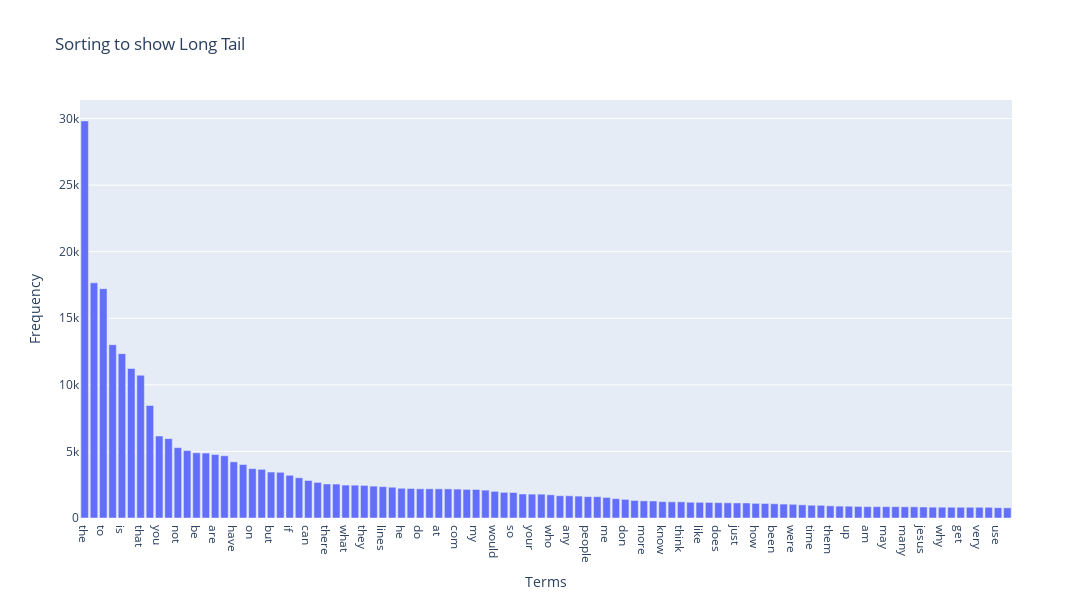

The notebook cell saved with this chart:
### Markdown cell above
### >>> **Exercise 14 (take home):** 
Additionally, you can attempt to sort the terms on the `x-axis` by frequency instead of in alphabetical order. This way the visualization is more meaninfgul and you will be able to observe the so called [long tail](https://en.wikipedia.org/wiki/Long_tail) (get familiar with this term since it will appear a lot in data mining and other statistics courses). see picture below

![alt txt](https://upload.wikimedia.org/wikipedia/commons/thumb/8/8a/Long_tail.svg/1000px-Long_tail.svg.png)

### Code cell
# Answer here
# Answer here
import plotly.express as px
import plotly.graph_objects as go

sort_idx = np.argsort(term_frequencies)[::-1]
best_idx = sort_idx[:100]

plot_df = pd.DataFrame({
    'features': count_vect.get_feature_names_out()[best_idx],
    'frequencies': term_frequencies[best_idx]
})

fig = px.bar(
    plot_df, x = 'features', y = 'frequencies', title= "Sorting to show Long Tail"
)

fig.update_layout(
    xaxis_title = 'Terms',
    yaxis_title = 'Frequency',
    height = 600,
    width = 1200,
)

fig.show()

### Figure 1 — Plotly figure (JSON) as saved in the notebook; plotly's stock layout.template omitted (floating-point values rounded to 4 significant figures)
{"data": [{"hovertemplate": "features=%{x}<br>frequencies=%{y}<extra></extra>", "legendgroup": "", "marker": {"color": "#636efa", "pattern": {"shape": ""}}, "name": "", "orientation": "v", "showlegend": false, "textposition": "auto", "type": "bar", "x": ["the", "of", "to", "and", "is", "in", "that", "it", "you", "for", "not", "this", "be", "from", "are", "edu", "have", "as", "on", "with", "but", "or", "if", "was", "can", "we", "there", "by", "what", "subject", "they", "an", "lines", "one", "he", "god", "do", "organization", "at", "re", "com", "about", "my", "all", "would", "will", "so", "some", "your", "no", "who", "has", "any", "writes", "people", "which", "me", "article", "don", "his", "more", "other", "know", "when", "think", "their", "like", "university", "does", "out", "just", "only", "how", "also", "been", "than", "were", "then", "time", "because", "them", "posting", "up", "had", "am", "should", "may", "these", "many", "say", "jesus", "see", "why", "us", "get", "good", "very", "believe", "use", "such"], "xaxis": "x", "y": [29825, 17660, 17222, 13017, 12343, 11226, 10723, 8447, 6157, 5962, 5285, 5063, 4898, 4877, 4769, 4675, 4218, 4015, 3709, 3655, 3453, 3432, 3208, 3020, 2818, 2674, 2556, 2548, 2472, 2464, 2448, 2393, 2353, 2312, 2232, 2216, 2193, 2192, 2191, 2186, 2172, 2148, 2143, 2093, 2000, 1925, 1912, 1802, 1793, 1791, 1742, 1671, 1669, 1645, 1604, 1599, 1543, 1453, 1400, 1318, 1286, 1278, 1230, 1215, 1213, 1184, 1177, 1170, 1151, 1142, 1130, 1127, 1100, 1090, 1068, 1045, 1028, 989, 959, 952, 914, 892, 885, 870, 852, 851, 850, 850, 841, 840, 825, 814, 811, 808, 806, 805, 805, 803, 772, 766], "yaxis": "y"}], "layout": {"barmode": "relative", "height": 600, "legend": {"tracegroupgap": 0}, "title": {"text": "Sorting to show Long Tail"}, "width": 1200, "xaxis": {"anchor": "y", "domain": [0, 1], "title": {"text": "Terms"}}, "yaxis": {"anchor": "x", "domain": [0, 1], "title": {"text": "Frequency"}}}}
